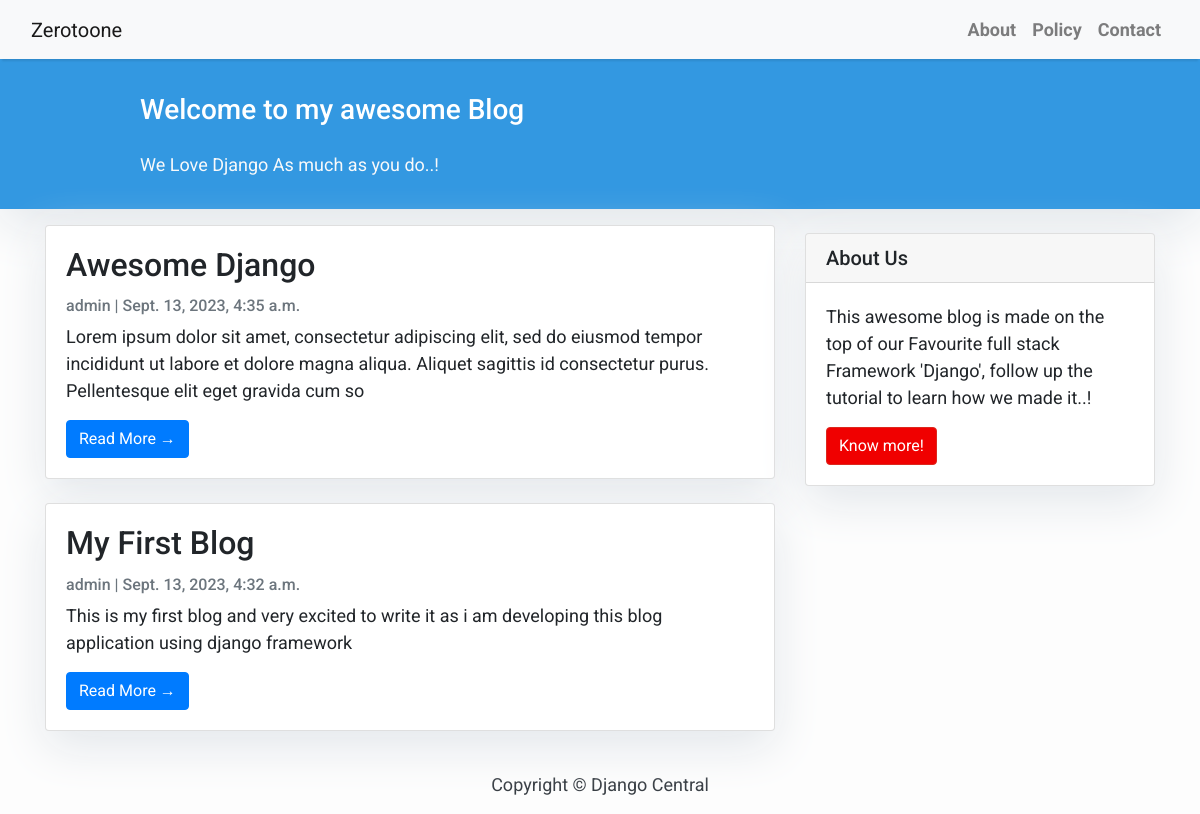
The page / on the database its author committed.
### blog/models.py (models this page shows, shortened)
class Post(models.Model):
    title = models.CharField(max_length=200, unique=True)
    slug = models.SlugField(max_length=200, unique=True)
    author = models.ForeignKey(User, on_delete= models.CASCADE,related_name='blog_posts')
    updated_on = models.DateTimeField(auto_now= True)
    content = models.TextField()
    created_on = models.DateTimeField(auto_now_add=True)
    status = models.IntegerField(choices=STATUS, default=0)
    class Meta:
        ordering = ['-created_on']

### blog/views.py (the view)
# urls.py: path('', views.PostList.as_view(), name='home'),
class PostList(generic.ListView):
    queryset = Post.objects.filter(status=1).order_by('-created_on')
    template_name = 'index.html'

### templates/index.html (shortened to what this page needs)
{% extends "base.html" %} {% block content %}
<header class="masthead">
  <div class="container">
    <div class="row">
      <div class="col-md-8 col-md-10 mx-auto">
        <div class="site-heading">
          <h3 class="site-heading my-4 mt-3 text-white">
            Welcome to my awesome Blog
          </h3>
          <p class="text-light">We Love Django As much as you do..! &nbsp</p>
        </div>
      </div>
    </div>
  </div>
</header>
<div class="container">
  <div class="row">
    <div class="col-md-8 mt-3 left">
      {% for post in post_list %}
      <div class="card mb-4">
        <div class="card-body">
          <h2 class="card-title">{{ post.title }}</h2>
          <p class="card-text text-muted h6">
            {{ post.author }} | {{ post.created_on}}
          </p>
          <p class="card-text">{{post.content|slice:":200" }}</p>
          <a href="{% url 'post_detail' post.slug  %}" class="btn btn-primary"
            >Read More &rarr;</a
          >
        </div>
      </div>
      {% endfor %}
    </div>
    {% block sidebar %} {% include 'sidebar.html' %} {% endblock sidebar %}
  </div>
</div>
{%endblock%}

### templates/base.html (shortened to what this page needs)
<!DOCTYPE html>
<html>
  <head>
    <link
      rel="stylesheet"
      href="https://maxcdn.bootstrapcdn.com/bootstrap/4.0.0/css/bootstrap.min.css"
    />
  </head>
  <body>
    <nav
      class="navbar navbar-expand-lg navbar-light bg-light shadow"
      id="mainNav"
    >
      <div class="container-fluid">
        <a class="navbar-brand" href="{% url 'home' %}">Zerotoone</a>
        <div class="collapse navbar-collapse" id="navbarResponsive">
          <ul class="navbar-nav ml-auto">
            <li class="nav-item text-black">
              <a class="nav-link text-black font-weight-bold" href="#">About</a>
            </li>
            <li class="nav-item text-black">
              <a class="nav-link text-black font-weight-bold" href="#"
                >Policy</a
              >
            </li>
            <li class="nav-item text-black">
              <a class="nav-link text-black font-weight-bold" href="#"
                >Contact</a
              >
            </li>
          </ul>
        </div>
      </div>
    </nav>
    {% block content %}{% endblock content %}
    <footer class="py-3 bg-grey">
      <p class="m-0 text-dark text-center">Copyright &copy; Django Central</p>
    </footer>
  </body>
</html>

### templates/sidebar.html (shortened to what this page needs)
{% block sidebar %}
<div class="col-md-4 float-right">
  <div class="card my-4">
    <h5 class="card-header">About Us</h5>
    <div class="card-body">
      <p class="card-text">
        This awesome blog is made on the top of our Favourite full stack
        Framework 'Django', follow up the tutorial to learn how we made it..!
      </p>
      <a
        href="https://djangocentral.com/building-a-blog-application-with-django"
        class="btn btn-danger"
        >Know more!</a
      >
    </div>
  </div>
</div>
{% endblock sidebar %}

### templates/base.html (style rules this page uses)
body { font-family: "Roboto", sans-serif; font-size: 17px; background-color: #fdfdfd; }
.shadow { box-shadow: 0 4px 2px -2px rgba(0, 0, 0, 0.1); }
.btn-danger { color: #fff; background-color: #f00000; border-color: #dc281e; }
.masthead { background: #3398e1; height: auto; padding-bottom: 15px; box-shadow: 0 16px 48px #e3e7eb; padding-top: 10px; }
.card { box-shadow: 0 16px 48px #e3e7eb; }

### templates/index.html (style rules this page uses)
body { font-family: "Roboto", sans-serif; font-size: 18px; background-color: #fdfdfd; }
.card { box-shadow: 0 16px 48px #e3e7eb; }

### templates/sidebar.html (style rules this page uses)
.card { box-shadow: 0 16px 48px #e3e7eb; }

### rows shown on the page
Post: title "Awesome Django", author "admin", created_on "Sept. 13, 2023, 4:35 a.m.", content "Lorem ipsum dolor sit amet, consectetur adipiscing elit, sed do eiusmod tempor incididunt ut labore et dolore magna aliqua. Aliquet sagittis id consectetur purus. Pellentesque elit eget gravida cum so"
Post: title "My First Blog", author "admin", created_on "Sept. 13, 2023, 4:32 a.m.", content "This is my first blog and very excited to write it as i am developing this blog application using django framework"
